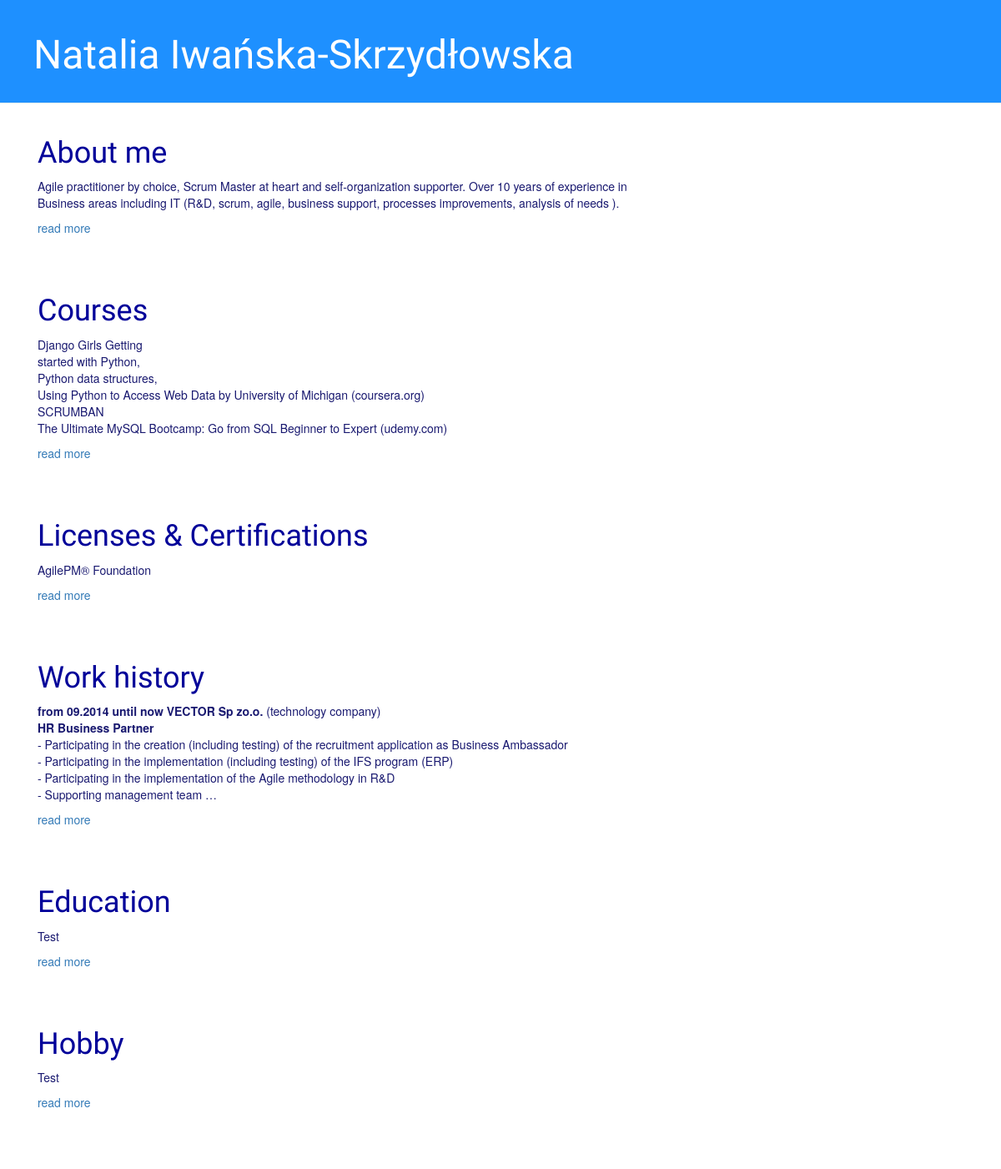
The page / on the database its author committed.
### myfirstapp/models.py (models this page shows, shortened)
class Post(models.Model):
    author = models.ForeignKey('auth.User', on_delete=models.CASCADE)
    title = models.CharField(max_length=200)
    text = models.TextField()
    created_date = models.DateTimeField(
            default=timezone.now)
    published_date = models.DateTimeField(
            blank=True, null=True)

### myfirstapp/views.py (the view)
# urls.py: path('', views.post_list, name='post_list'),
def post_list(request):
    posts = Post.objects.filter(published_date__lte=timezone.now()).order_by('published_date')
    return render(request, 'myfirstapp/post_list.html', {'posts': posts})

### myfirstapp/templates/myfirstapp/post_list.html
{% extends 'myfirstapp/base.html' %}
{% block content %}
    {% for post in posts %}
        <div class="post">
            <h1><a href="{% url 'post_detail' pk=post.pk %}">{{ post.title }} </a></h1>
            <p>{{ post.text|safe|linebreaksbr|truncatewords:"50"}}</p>
            <a href="{% url 'post_detail' pk=post.pk %}">read more</a>
        </div>
    {% endfor %}
{% endblock %}

### myfirstapp/static/css/kolor.css (style rules this page uses)
h1, h2, h3, h4 { font-family: 'Courgette', cursive; color: #000099; }
.post { margin-bottom: 70px; }
.post h1 a, .post h1 a:visited { color: #000099; }

### rows shown on the page
Post: title "About me", text "Agile practitioner by choice, Scrum Master at heart and self-organization supporter. Over 10 years of experience in Business areas including IT (R&D, scrum, agile, business support, processes improvements, analysis of needs )."
Post: title "Courses", text "Django Girls Getting started with Python, Python data structures, Using Python to Access Web Data by University of Michigan (coursera.org) SCRUMBAN The Ultimate MySQL Bootcamp: Go from SQL Beginner to Expert (udemy.com)"
Post: title "Licenses & Certifications", text "AgilePM® Foundation"
Post: title "Work history", text "from 09.2014 until now VECTOR Sp zo.o. (technology company) HR Business Partner - Participating in the creation (including testing) of the recruitment application as Business Ambassador - Participating in the implementation (including testing) of the IFS program (ERP) - Participating in the implementation of the Agile methodology in R&D - Supporting management team …"
Post: title "Education", text "Test"
Post: title "Hobby", text "Test"
